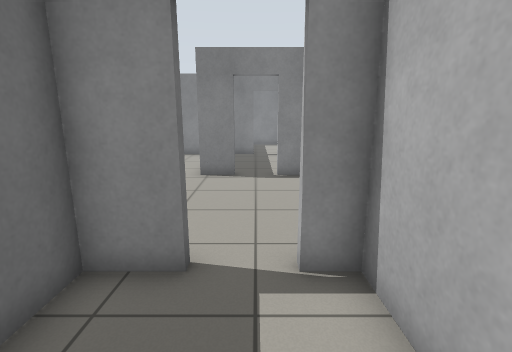
View 1 (above)

16 first-person views from a walk through a Gazebo world. The camera is 1.2 m above the floor, tilts 12° down and sees 85° across. The floor is counted in squares, 0.5 m on a side. Each view is taken from the middle of a square. On the plan, view 1 faces up. The plan holds only what a view shows up to about 18 squares ahead; the rest is blank. The place goes on beyond the plan.

View 2
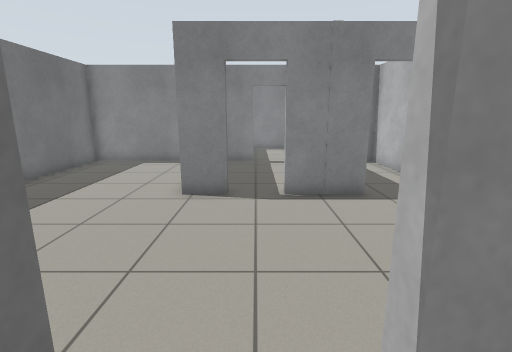

View 3
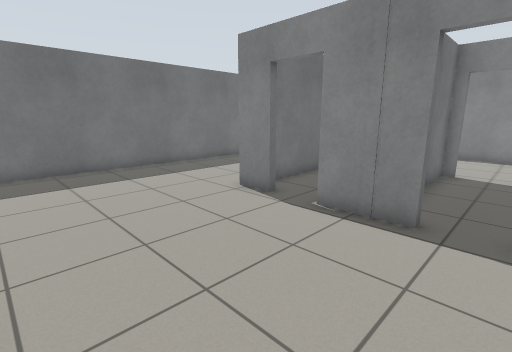

View 4
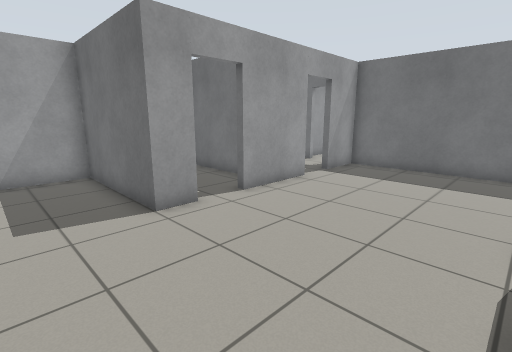

View 5
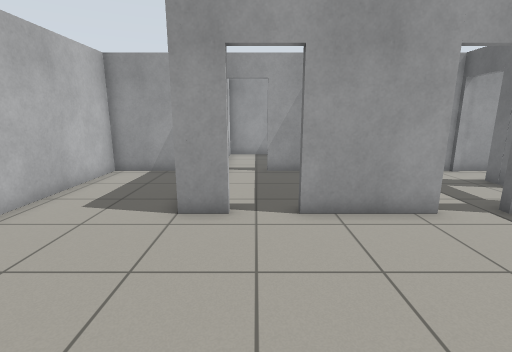

View 6
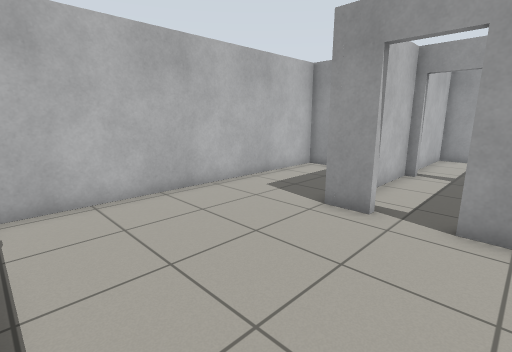

View 7
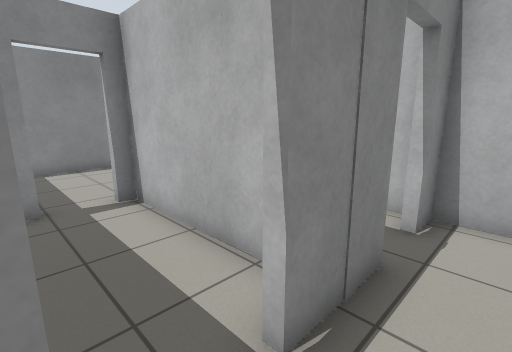

View 8
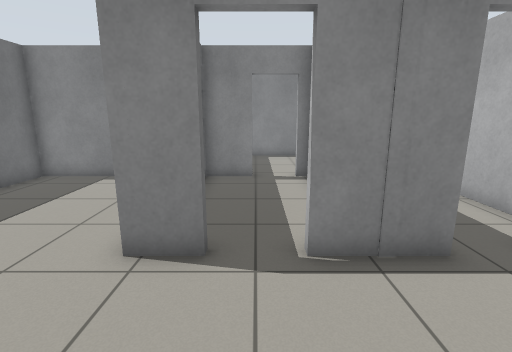

View 9
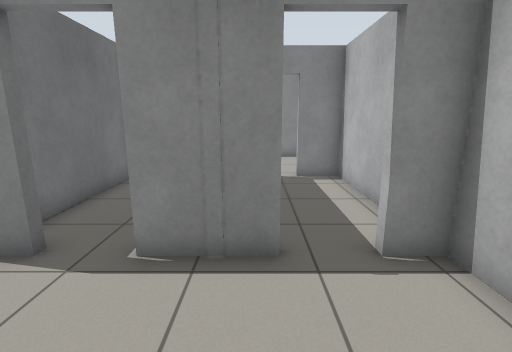

View 10
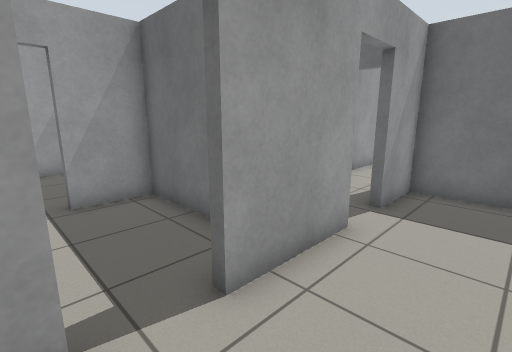

View 11
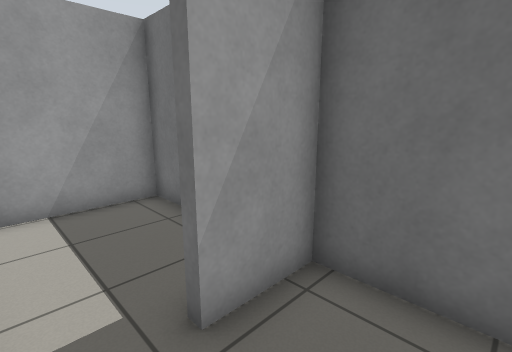

View 12
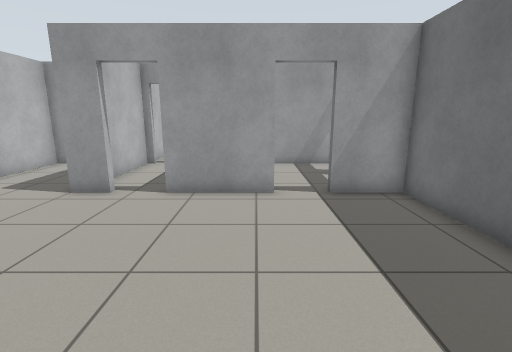

View 13
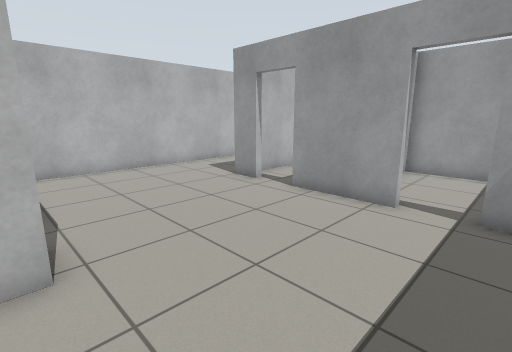

View 14
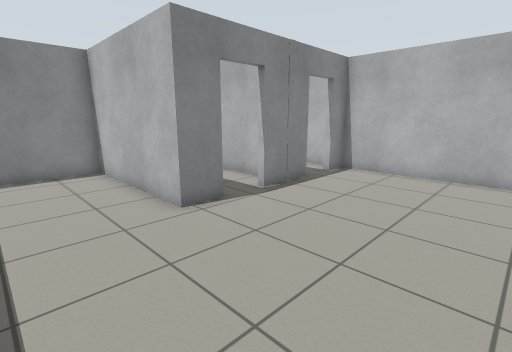

View 15
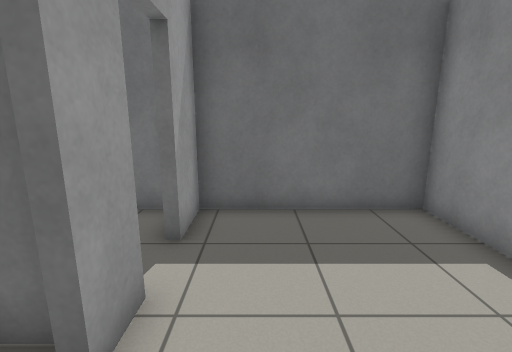

View 16
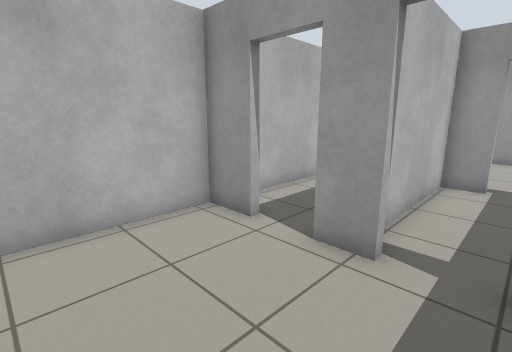

### Floor plan
Ten units are one square. View 1 is at (0, 0); x grows to the right and y downward. Boxes are objects, and circles mark ways between rooms. Rooms are numbered by the first view taken in them; rooms with no view inside come last. Other rooms are left out.
<svg viewBox="-92 -249 161 325">
<path fill="none" stroke="#000" d="M-10 -40 -27 -40 -27 14 -5 14M13 14 17 14 17 -40 6 -40M-9 -115 -23 -115 -23 -182 -87 -182 -87 -43 -64 -43M-46 -43 -10 -43M6 -43 20 -43 20 14 64 14 64 -115 52 -115M35 -115 9 -115M17 -185 29 -185M47 -185 64 -185 64 -230M56 -244 -20 -244 -20 -185 -2 -185M-87 -17 -87 -5M-87 14 -30 14M-27 56 -27 71 17 71 17 28M29 -182 24 -182 24 -159M64 -121 64 -182 47 -182M-2 -182 -20 -182 -20 -131M9 -118 21 -118 21 -182"/>
<circle cx="-5" cy="-40" r="3" fill="#2a7"/>
<circle cx="5" cy="15" r="3" fill="#2a7"/>
<circle cx="-55" cy="-40" r="3" fill="#2a7"/>
<circle cx="45" cy="-120" r="3" fill="#2a7"/>
<circle cx="0" cy="-120" r="3" fill="#2a7"/>
<circle cx="35" cy="-180" r="3" fill="#2a7"/>
<circle cx="5" cy="-180" r="3" fill="#2a7"/>
<text x="-10" y="-20">1</text>
<text x="-20" y="-90">2</text>
<text x="20" y="-210">3</text>
<text x="-60" y="-20">4</text>
<text x="-10" y="40">5</text>
<text x="40" y="-150">6</text>
<text x="0" y="-150">7</text>
</svg>
Room 1 opens to room 2. Room 1 opens to room 5. Room 2 opens to room 4. Room 2 opens to room 6. Room 2 opens to room 7. Room 3 opens to room 6. Room 3 opens to room 7.

Where each view was taken, in squares from view 1:
view 1: 0 up, 0 right, facing up
view 2: 3 up, 0 right, facing up
view 3: 5 up, 5 right, facing up-left
view 4: 11 up, 5 right, facing down-left
view 5: 11 up, 0 right, facing down
view 6: 11 up, 2 left, facing down-right
view 7: 10 up, 1 left, facing up-right
view 8: 7 up, 0 right, facing up
view 9: 7 up, 3 right, facing up
view 10: 7 up, 1 right, facing down-left
view 11: 1 up, 1 right, facing down-left
view 12: 13 up, 4 left, facing down
view 13: 12 up, 7 left, facing down-right
view 14: 5 up, 6 left, facing up-right
view 15: 20 up, 5 right, facing left
view 16: 23 up, 0 right, facing down-right
